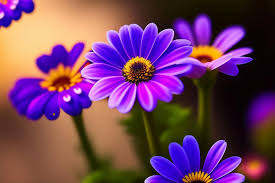
#> input picture 08.08.2024/flower.png, 275 x 183 px
$ jupyter execute 'Lab 3 - Image Denoising.ipynb'
#> lines starting #> are read from the running program, lines starting #| are printed output that depends on the picture
Image Preprocessing Techniques <br>
- Image Denoising and Smoothing: Reduces noise and smoothens images to improve quality.
- Histogram Equalization and Contrast Enhancement: Enhances the contrast and brightness of images for better visibility.

**Image Denoising and Smoothing** <br>
These techniques reduce noise and smooth the image to enhance the quality.

**Denoising** <br>
Denoising removes unwanted noise from images.

[cell 1]
# import necessary libraries
import cv2
import matplotlib.pyplot as plt

[cell 2]
# Load an image
image = cv2.imread('flower.png')
#> image is the input picture: shape (183, 275, 3); mean B, G, R 98.9, 64, 115.4

# Convert the image from BGR (OpenCV format) to RGB (Matplotlib format)
image_rgb = cv2.cvtColor(image, cv2.COLOR_BGR2RGB)

# Apply Gaussian blur to denoise
denoised_image = cv2.GaussianBlur(image_rgb, (11, 11), 0)
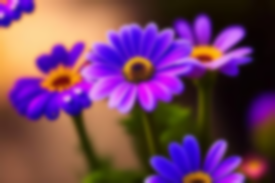
#> denoised_image: shape (183, 275, 3); mean R, G, B 115.5, 64, 98.9


# Display the original and resized images
plt.figure(figsize=(10, 5))
plt.subplot(1, 2, 1)
plt.title('Original Image')
plt.imshow(image_rgb)
plt.axis('off')
plt.subplot(1, 2, 2)
plt.title('denoised_image')
plt.imshow(denoised_image)
plt.axis('off')
plt.show()
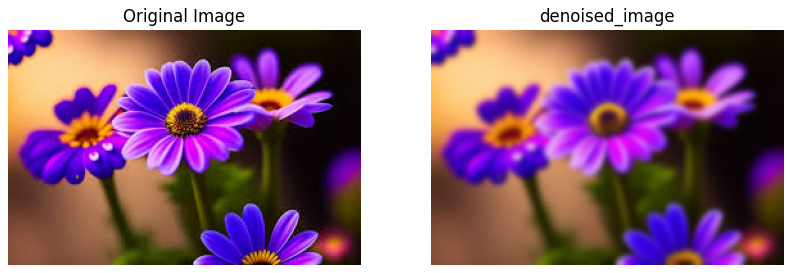
#> figure drawn by matplotlib, 2 panels

**Histogram Equalization and Contrast Enhancement** <br>
These techniques improve the contrast and brightness of images.

**Histogram Equalization**<br>
Histogram equalization enhances the contrast of an image by spreading out the most frequent intensity values.

[cell 3]
# Convert to grayscale
gray_image = cv2.cvtColor(image_rgb, cv2.COLOR_BGR2GRAY)
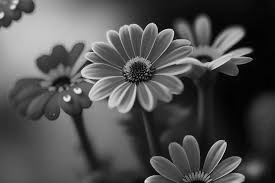
#> gray_image: shape (183, 275); min 0, max 238, mean 80.3

# Apply histogram equalization
equalized_image = cv2.equalizeHist(gray_image)
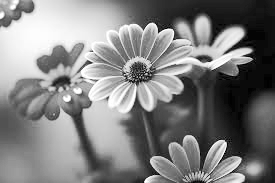
#> equalized_image: shape (183, 275); min 0, max 255, mean 128.3

# Display the original and resized images
plt.figure(figsize=(10, 5))
plt.subplot(1, 2, 1)
plt.title('Gray Image')
plt.imshow(gray_image, cmap="gray")
plt.axis('off')
plt.subplot(1, 2, 2)
plt.title('equalized_image')
plt.imshow(equalized_image, cmap="gray")
plt.axis('off')
plt.show()
